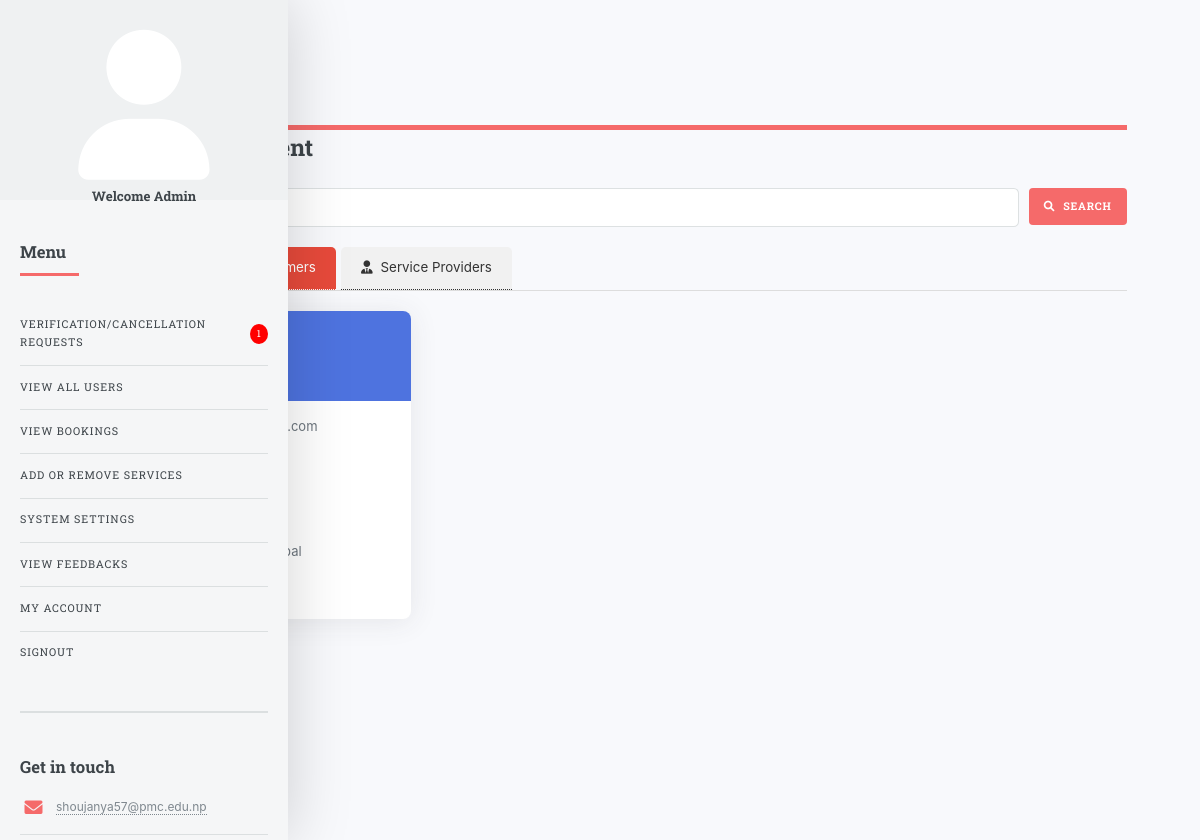
/all_users.php?type=consumers (signed in), run on an earlier commit of the app's database.
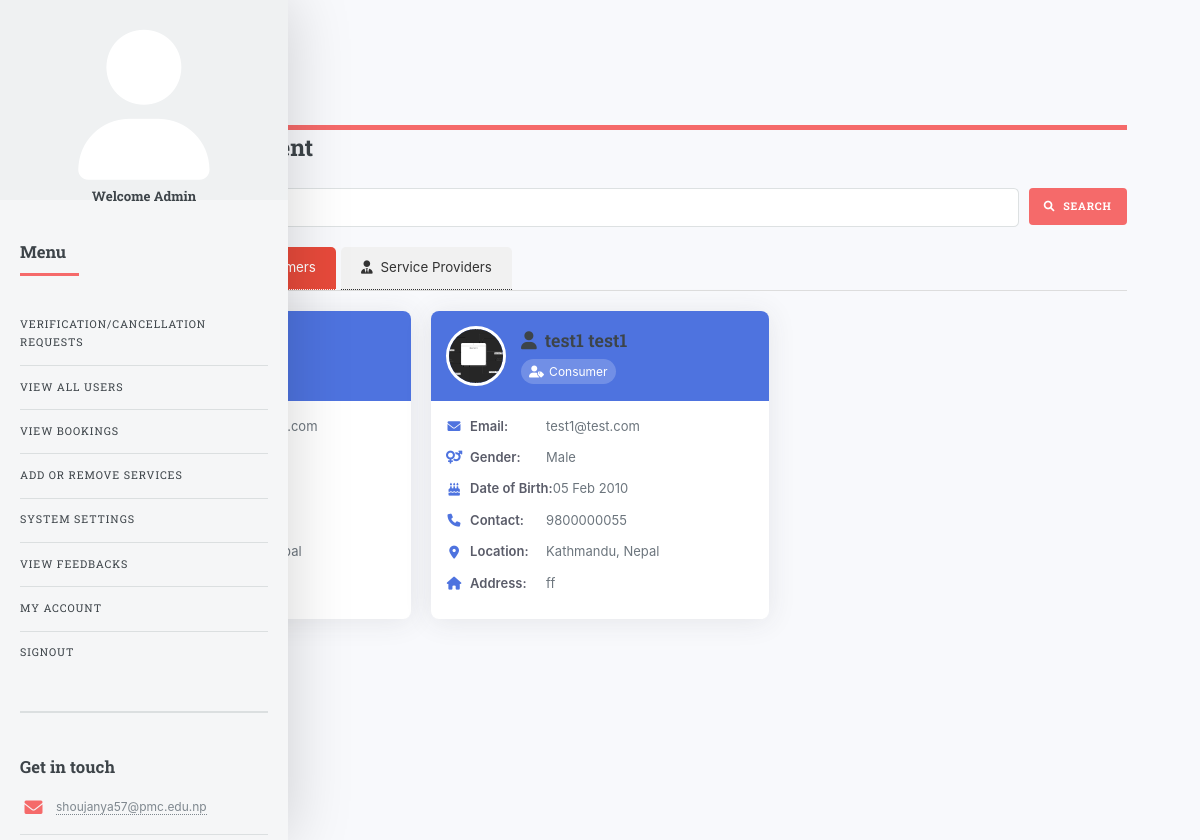
And on a later commit of the database.
### tables this page shows
CREATE TABLE `consumer` (
  `cid` int(11) NOT NULL,
  `fname` varchar(50) NOT NULL,
  `mname` varchar(50) DEFAULT NULL,
  `lname` varchar(50) NOT NULL,
  `dob` date DEFAULT NULL,
  `gender` enum('Male','Female','Other') DEFAULT 'Male',
  `country` varchar(50) DEFAULT NULL,
  `state` varchar(50) DEFAULT NULL,
  `city` varchar(50) DEFAULT NULL,
  `address` text DEFAULT NULL,
  `phnno` varchar(20) DEFAULT NULL,
  `email` varchar(100) NOT NULL,
  `password` varchar(255) NOT NULL,
  `photo` varchar(255) DEFAULT NULL,
  `created_at` timestamp NOT NULL DEFAULT current_timestamp()
);

### all_users.php (the view, shortened to what the changed rows need)
<?php
$con = mysqli_connect("localhost", "root", "", "homeservice");
$active_tab = isset($_GET['type']) ? $_GET['type'] : 'all';
function fetchUsers($con, $type) {
    $users = [];
    if ($type == 'all' || $type == 'consumers') {
        $query = "SELECT cid as id, fname, mname, lname, dob, gender, email, photo, phnno,
                 country, state, city, address, 'consumer' as type, NULL as average_rating
                 FROM consumer";
        $result = mysqli_query($con, $query);
        while ($row = mysqli_fetch_assoc($result)) {
            $users[] = $row;
        }
    }
    return $users;
}
$users = fetchUsers($con, $active_tab);
?>
<!DOCTYPE html>
<html lang="en">
<head>
    <link rel="stylesheet" href="assets/css/main.css" />
    <link rel="stylesheet" href="https://cdnjs.cloudflare.com/ajax/libs/font-awesome/6.0.0/css/all.min.css" />
</head>
<body>
    <div id="wrapper">
        <div id="main">
            <div class="inner">
                <header class="main">
                    <h2><i class="fas fa-users-cog"></i> User Management</h2>
                </header>
                <div class="users-container" id="usersContainer">
                    <?php if (count($users) > 0): ?>
                        <?php foreach ($users as $user): ?>
                            <div class="user-card" data-type="<?= htmlspecialchars($user['type']) ?>">
                                <div class="user-header">
                                    <img src="<?= htmlspecialchars($user['photo'] ? 'uploads/' . $user['photo'] : 'https://via.placeholder.com/60') ?>"
                                         alt="User Avatar" class="user-avatar"
                                         onclick="openImageModal('<?= htmlspecialchars($user['photo'] ? 'uploads/' . $user['photo'] : 'https://via.placeholder.com/150') ?>')">
                                    <div>
                                        <h3 class="user-name">
                                            <i class="fas fa-user"></i>
                                            <?= htmlspecialchars($user['fname'] . ' ' . $user['mname'] . ' ' . $user['lname']) ?>
                                        </h3>
                                        <span class="user-type">
                                            <i class="<?= $user['type'] == 'consumer' ? 'fas fa-user-tag' : 'fas fa-user-tie' ?>"></i>
                                            <?= ucfirst($user['type']) ?>
                                        </span>
                                    </div>
                                </div>
                                <div class="user-details">
                                    <div class="detail-row">
                                        <span class="detail-label">
                                            <i class="fas fa-envelope"></i> Email:
                                        </span>
                                        <span class="detail-value"><?= htmlspecialchars($user['email']) ?></span>
                                    </div>
                                    <div class="detail-row">
                                        <span class="detail-label">
                                            <i class="fas fa-venus-mars"></i> Gender:
                                        </span>
                                        <span class="detail-value"><?= htmlspecialchars($user['gender']) ?></span>
                                    </div>
                                    <div class="detail-row">
                                        <span class="detail-label">
                                            <i class="fas fa-birthday-cake"></i> Date of Birth:
                                        </span>
                                        <span class="detail-value"><?= date('d M Y', strtotime($user['dob'])) ?></span>
                                    </div>
                                    <div class="detail-row">
                                        <span class="detail-label">
                                            <i class="fas fa-phone"></i> Contact:
                                        </span>
                                        <span class="detail-value"><?= htmlspecialchars($user['phnno']) ?></span>
                                    </div>
                                    <div class="detail-row">
                                        <span class="detail-label">
                                            <i class="fas fa-map-marker-alt"></i> Location:
                                        </span>
                                        <span class="detail-value"><?= htmlspecialchars($user['city'] . ', ' . $user['country']) ?></span>
                                    </div>
                                    <div class="detail-row">
                                        <span class="detail-label">
                                            <i class="fas fa-home"></i> Address:
                                        </span>
                                        <span class="detail-value"><?= htmlspecialchars($user['address']) ?></span>
                                    </div>
                                </div>
                            </div>
                        <?php endforeach; ?>
                    <?php endif; ?>
                </div>
            </div>
        </div>
        <div id="sidebar">
            <div class="inner">
                <?php include "amenu.php"; ?>
            </div>
        </div>
    </div>
</body>
</html>

### amenu.php (shortened to what the changed rows need)
<?php
$unread_count = 0;
if ($con) {
    $count_query = "SELECT COUNT(*) as unread_count FROM verification_request WHERE read_status_a = 0";
    $count_result = $con->query($count_query);
    if ($count_result) {
        $count_row = $count_result->fetch_assoc();
        $unread_count = $count_row['unread_count'];
    }
}
?>
<nav id="menu">
    <header class="major">
        <h2>Menu</h2>
    </header>
    <ul>
		<li>
    <a href="view_arequest.php" style="display: flex; align-items: center;">
        Verification/Cancellation Requests
        <?php if ($unread_count > 0): ?>
            <span class="unread-badge" style="margin-left: 5px; display: inline-flex;color:white; align-items: center; justify-content: center;">
                <?php echo $unread_count; ?>
            </span>
        <?php endif; ?>
    </a>
</li>
    </ul>
</nav>
<section>
    <header>
        <h2>Get in touch</h2>
    </header>
</section>

What changed in the data, as far as the page shows it:
added consumer: photo (picture), fname+mname+lname "test1 test1", type "Consumer", email "test1@test.com", gender "Male", dob "05 Feb 2010", phnno "9800000055", city+country "Kathmandu, Nepal", address "ff"
Also different on the page:
$unread_count: "1" → (not shown)
